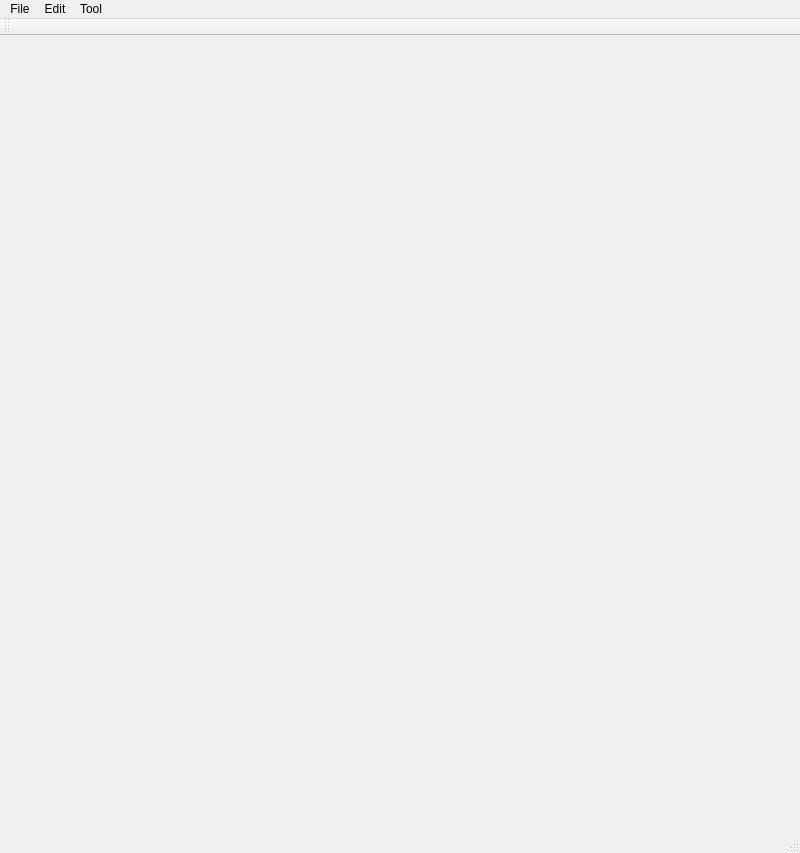
<?xml version="1.0" encoding="UTF-8"?>
<ui version="4.0">
 <class>MainWindowClass</class>
 <widget class="QMainWindow" name="MainWindowClass">
  <property name="geometry">
   <rect>
    <x>0</x>
    <y>0</y>
    <width>800</width>
    <height>853</height>
   </rect>
  </property>
  <property name="windowTitle">
   <string>Photo to 3D</string>
  </property>
  <widget class="QWidget" name="centralWidget"/>
  <widget class="QMenuBar" name="menuBar">
   <property name="geometry">
    <rect>
     <x>0</x>
     <y>0</y>
     <width>800</width>
     <height>21</height>
    </rect>
   </property>
   <widget class="QMenu" name="menuFile">
    <property name="title">
     <string>File</string>
    </property>
    <addaction name="actionNew"/>
    <addaction name="actionOpenContour"/>
    <addaction name="actionSaveContour"/>
    <addaction name="separator"/>
    <addaction name="actionOpenImage"/>
    <addaction name="separator"/>
    <addaction name="actionOpenCGA"/>
    <addaction name="separator"/>
    <addaction name="actionExit"/>
   </widget>
   <widget class="QMenu" name="menuTool">
    <property name="title">
     <string>Tool</string>
    </property>
    <addaction name="actionParameterEstimation"/>
    <addaction name="actionParameterEstimationWithCameraCalibration"/>
    <addaction name="separator"/>
    <addaction name="actionParameterDialog"/>
   </widget>
   <widget class="QMenu" name="menuEdit">
    <property name="title">
     <string>Edit</string>
    </property>
    <addaction name="actionUndo"/>
   </widget>
   <addaction name="menuFile"/>
   <addaction name="menuEdit"/>
   <addaction name="menuTool"/>
  </widget>
  <widget class="QToolBar" name="mainToolBar">
   <attribute name="toolBarArea">
    <enum>TopToolBarArea</enum>
   </attribute>
   <attribute name="toolBarBreak">
    <bool>false</bool>
   </attribute>
  </widget>
  <widget class="QStatusBar" name="statusBar"/>
  <action name="actionOpenImage">
   <property name="text">
    <string>Open Image</string>
   </property>
  </action>
  <action name="actionExit">
   <property name="text">
    <string>Exit</string>
   </property>
  </action>
  <action name="actionParameterEstimation">
   <property name="text">
    <string>Parameter Estimation</string>
   </property>
   <property name="shortcut">
    <string>Ctrl+P</string>
   </property>
  </action>
  <action name="actionNew">
   <property name="text">
    <string>New</string>
   </property>
   <property name="shortcut">
    <string>Ctrl+N</string>
   </property>
  </action>
  <action name="actionOpenCGA">
   <property name="text">
    <string>Open CGA</string>
   </property>
  </action>
  <action name="actionOpenContour">
   <property name="text">
    <string>Open Contour</string>
   </property>
   <property name="shortcut">
    <string>Ctrl+O</string>
   </property>
  </action>
  <action name="actionSaveContour">
   <property name="text">
    <string>Save Contour</string>
   </property>
   <property name="shortcut">
    <string>Ctrl+S</string>
   </property>
  </action>
  <action name="actionUndo">
   <property name="text">
    <string>Undo</string>
   </property>
   <property name="shortcut">
    <string>Ctrl+Z</string>
   </property>
  </action>
  <action name="actionExtractCameraParameter">
   <property name="text">
    <string>Extract Camera Parameter</string>
   </property>
  </action>
  <action name="actionParameterEstimationWithCameraCalibration">
   <property name="text">
    <string>Parameter Estimation with Camera Calibration</string>
   </property>
  </action>
  <action name="actionParameterDialog">
   <property name="text">
    <string>Parameter Dialog</string>
   </property>
  </action>
 </widget>
 <layoutdefault spacing="6" margin="11"/>
 <resources>
  <include location="MainWindow.qrc"/>
 </resources>
 <connections/>
</ui>
